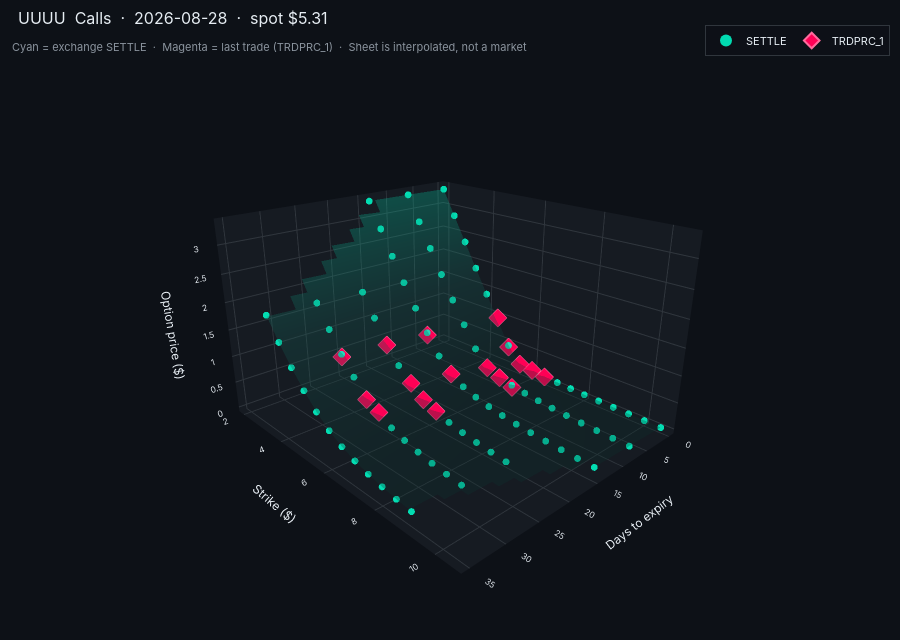

The notebook cell this image was saved under:
### Code cell
from options_surface_lab.option_surface_plot import (
    coverage_heatmap,
    price_surface_figure,
    settle_vs_trade_figure,
)

price_surface_figure(wide, asof, cp="C", ticker=payload["ticker"])

### Figure 1 — Plotly figure (JSON) as saved in the notebook; plotly's stock layout.template omitted (floating-point values rounded to 4 significant figures; data arrays with more than 128 entries replaced by an {"elided": "..."} marker saying what was removed)
{"data": [{"customdata": {"elided": "90x2 str values"}, "hovertemplate": "<b>SETTLE</b> $%{z:.3f}<br>K=%{x:.2f}<br>DTE=%{y}<br>%{customdata[0]}<extra></extra>", "marker": {"color": "#00ffcc", "line": {"width": 0}, "opacity": 0.85, "size": 4, "symbol": "circle"}, "mode": "markers", "name": "SETTLE", "type": "scatter3d", "x": [2.0, 2.5, 3.0, 3.5, 4.0, 4.5, 5.0, 5.5, 6.0, 6.5, 7.0, 7.5, 8.0, 8.5, 9.0, 9.5, 10.0, 10.5, 2.0, 2.5, 3.0, 3.5, 4.0, 4.5, 5.0, 5.5, 6.0, 6.5, 7.0, 7.5, 8.0, 8.5, 9.0, 9.5, 10.0, 10.5, 2.0, 2.5, 3.0, 3.5, 4.0, 4.5, 5.0, 5.5, 6.0, 6.5, 7.0, 7.5, 8.0, 8.5, 9.0, 9.5, 10.0, 10.5, 3.5, 4.0, 4.5, 5.0, 5.5, 6.0, 6.5, 7.0, 7.5, 8.0, 8.5, 9.0, 3.5, 4.0, 4.5, 5.0, 5.5, 6.0, 6.5, 7.0, 7.5, 8.0, 8.5, 9.0, 3.5, 4.0, 4.5, 5.0, 5.5, 6.0, 6.5, 7.0, 7.5, 8.0, 8.5, 9.0], "y": [0, 0, 0, 0, 0, 0, 0, 0, 0, 0, 0, 0, 0, 0, 0, 0, 0, 0, 7, 7, 7, 7, 7, 7, 7, 7, 7, 7, 7, 7, 7, 7, 7, 7, 7, 7, 14, 14, 14, 14, 14, 14, 14, 14, 14, 14, 14, 14, 14, 14, 14, 14, 14, 14, 21, 21, 21, 21, 21, 21, 21, 21, 21, 21, 21, 21, 28, 28, 28, 28, 28, 28, 28, 28, 28, 28, 28, 28, 35, 35, 35, 35, 35, 35, 35, 35, 35, 35, 35, 35], "z": [3.318, 2.825, 2.336, 1.851, 1.373, 0.9011, 0.4372, 0.1367, 0.1035, 0.0801, 0.0632, 0.0507, 0.0412, 0.034, 0.0283, 0.0238, 0.0202, 0.0173, 3.329, 2.848, 2.376, 1.918, 1.474, 1.049, 0.6446, 0.3617, 0.2738, 0.212, 0.1672, 0.1341, 0.1091, 0.0898, 0.0748, 0.0629, 0.0534, 0.0457, 3.336, 2.862, 2.403, 1.962, 1.542, 1.148, 0.7828, 0.5116, 0.3873, 0.2997, 0.2365, 0.1896, 0.1542, 0.127, 0.1058, 0.089, 0.0755, 0.0646, 1.996, 1.594, 1.223, 0.8888, 0.6266, 0.4743, 0.3671, 0.2896, 0.2322, 0.1889, 0.1556, 0.1296, 2.024, 1.638, 1.287, 0.9781, 0.7235, 0.5477, 0.4239, 0.3344, 0.2682, 0.2181, 0.1797, 0.1496, 2.049, 1.676, 1.343, 1.057, 0.8089, 0.6123, 0.4739, 0.3739, 0.2998, 0.2439, 0.2009, 0.1673]}, {"colorscale": [[0, "#0d3d38"], [0.5, "#1a7a6e"], [1, "#00ffcc"]], "contours": {"x": {"show": false}, "y": {"show": false}, "z": {"show": false}}, "hoverinfo": "skip", "name": "Interpolated sheet", "opacity": 0.28, "showscale": false, "type": "surface", "x": [2.0, 2.218, 2.436, 2.654, 2.872, 3.09, 3.308, 3.526, 3.744, 3.962, 4.179, 4.397, 4.615, 4.833, 5.051, 5.269, 5.487, 5.705, 5.923, 6.141, 6.359, 6.577, 6.795, 7.013, 7.231, 7.449, 7.667, 7.885, 8.103, 8.321, 8.538, 8.756, 8.974, 9.192, 9.41, 9.628, 9.846, 10.06, 10.28, 10.5], "y": [0.0, 1.207, 2.414, 3.621, 4.828, 6.034, 7.241, 8.448, 9.655, 10.86, 12.07, 13.28, 14.48, 15.69, 16.9, 18.1, 19.31, 20.52, 21.72, 22.93, 24.14, 25.34, 26.55, 27.76, 28.97, 30.17, 31.38, 32.59, 33.79, 35.0], "z": {"elided": "30x40 float values"}}, {"customdata": [["UUUUH282600450.U^H26", "C"], ["UUUUH282600500.U^H26", "C"], ["UUUUH282600550.U^H26", "C"], ["UUUUH282600600.U^H26", "C"], ["UUUUH282600650.U^H26", "C"], ["UUUUI042600550.U^I26", "C"], ["UUUUI042600600.U^I26", "C"], ["UUUUI042600650.U^I26", "C"], ["UUUUI112600450.U^I26", "C"], ["UUUUI112600550.U^I26", "C"], ["UUUUI182600450.U^I26", "C"], ["UUUUI182600550.U^I26", "C"], ["UUUUI182600600.U^I26", "C"], ["UUUUI182600650.U^I26", "C"], ["UUUUI252600450.U^I26", "C"], ["UUUUI252600550.U^I26", "C"], ["UUUUI252600600.U^I26", "C"]], "hovertemplate": "<b>TRDPRC_1</b> $%{z:.3f}<br>K=%{x:.2f}<br>DTE=%{y}<br>%{customdata[0]}<extra></extra>", "marker": {"color": "#ff0055", "line": {"color": "#ff6b9d", "width": 0.5}, "opacity": 1, "size": 6, "symbol": "diamond"}, "mode": "markers", "name": "TRDPRC_1", "type": "scatter3d", "x": [4.5, 5.0, 5.5, 6.0, 6.5, 5.5, 6.0, 6.5, 4.5, 5.5, 4.5, 5.5, 6.0, 6.5, 4.5, 5.5, 6.0], "y": [0, 0, 0, 0, 0, 7, 7, 7, 14, 14, 21, 21, 21, 21, 28, 28, 28], "z": [0.9465, 0.404, 0.1295, 0.1023, 0.0693, 0.3539, 0.2561, 0.1684, 1.102, 0.5299, 1.179, 0.6623, 0.4666, 0.3708, 1.24, 0.6848, 0.576]}], "layout": {"annotations": [{"font": {"color": "#8b949e", "family": "Inter, system-ui, sans-serif", "size": 11}, "showarrow": false, "text": "Cyan = exchange SETTLE &nbsp;·&nbsp; Magenta = last trade (TRDPRC_1) &nbsp;·&nbsp; Sheet is interpolated, not a market", "x": 0, "xanchor": "left", "xref": "paper", "y": 1, "yanchor": "bottom", "yref": "paper"}], "font": {"color": "#e6edf3", "family": "Inter, system-ui, sans-serif", "size": 12}, "height": 640, "legend": {"bgcolor": "rgba(13,17,23,0.7)", "bordercolor": "#30363d", "borderwidth": 1, "font": {"size": 11}, "itemsizing": "constant", "orientation": "h", "x": 1, "xanchor": "right", "y": 1, "yanchor": "bottom"}, "margin": {"b": 10, "l": 10, "r": 10, "t": 56}, "paper_bgcolor": "#0d1117", "plot_bgcolor": "#161b22", "scene": {"aspectmode": "manual", "aspectratio": {"x": 1.15, "y": 1, "z": 0.7}, "bgcolor": "#0d1117", "camera": {"center": {"x": 0, "y": 0, "z": -0.05}, "eye": {"x": 1.55, "y": -1.45, "z": 0.85}}, "xaxis": {"backgroundcolor": "#161b22", "gridcolor": "#30363d", "showbackground": true, "tickfont": {"family": "Inter, system-ui, sans-serif", "size": 10}, "title": {"font": {"family": "Inter, system-ui, sans-serif", "size": 12}, "text": "Strike ($)"}, "zeroline": false}, "yaxis": {"autorange": "reversed", "backgroundcolor": "#161b22", "gridcolor": "#30363d", "showbackground": true, "tickfont": {"family": "Inter, system-ui, sans-serif", "size": 10}, "title": {"font": {"family": "Inter, system-ui, sans-serif", "size": 12}, "text": "Days to expiry"}, "zeroline": false}, "zaxis": {"backgroundcolor": "#161b22", "gridcolor": "#30363d", "showbackground": true, "tickfont": {"family": "Inter, system-ui, sans-serif", "size": 10}, "title": {"font": {"family": "Inter, system-ui, sans-serif", "size": 12}, "text": "Option price ($)"}, "zeroline": false}}, "title": {"font": {"color": "#e6edf3", "family": "Inter, system-ui, sans-serif", "size": 16}, "text": "UUUU  Calls  ·  2026-08-28  ·  spot $5.31", "x": 0.02, "xanchor": "left", "y": 0.98, "yanchor": "top"}}}
